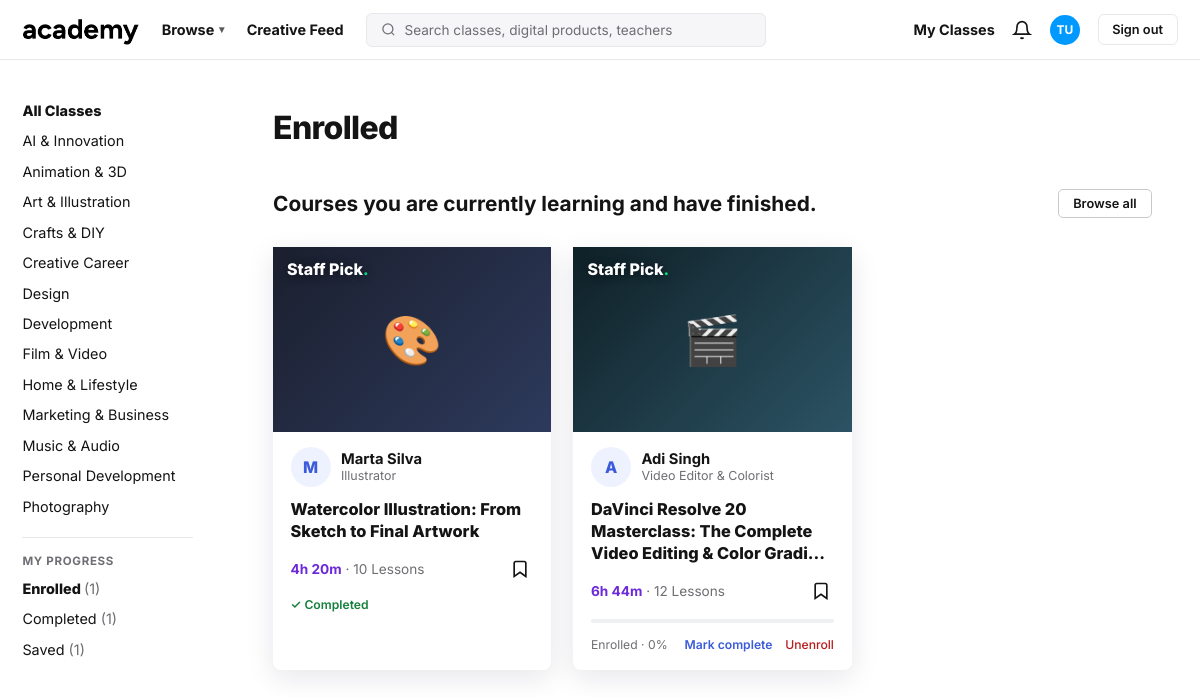
/my/enrolled/ (signed in), run on the app's committed database.
### accounts/models.py (models this page shows, shortened)
class User(AbstractBaseUser, PermissionsMixin):
    email = models.EmailField(unique=True)
    first_name = models.CharField(max_length=100)
    last_name = models.CharField(max_length=100)
    is_active = models.BooleanField(default=True)
    is_staff = models.BooleanField(default=False)
    date_joined = models.DateTimeField(auto_now_add=True)
    USERNAME_FIELD = "email"
    REQUIRED_FIELDS = ["first_name", "last_name"]
    objects = UserManager()

class Enrollment(models.Model):
    STATUS_CHOICES = [
        ("enrolled", "Enrolled"),
        ("completed", "Completed"),
    ]
    user = models.ForeignKey(settings.AUTH_USER_MODEL, on_delete=models.CASCADE, related_name="enrollments")
    course = models.ForeignKey(Course, on_delete=models.CASCADE, related_name="enrollments")
    status = models.CharField(max_length=20, choices=STATUS_CHOICES, default="enrolled")
    progress = models.PositiveIntegerField(default=0)
    enrolled_at = models.DateTimeField(auto_now_add=True)
    updated_at = models.DateTimeField(auto_now=True)
    class Meta:
        unique_together = ("user", "course")

class Course(models.Model):
    LEVEL_CHOICES = [
        ("beginner", "Beginner"),
        ("intermediate", "Intermediate"),
        ("advanced", "Advanced"),
    ]
    title = models.CharField(max_length=255)
    instructor = models.CharField(max_length=150, default="Academy Team")
    rating = models.DecimalField(max_digits=2, decimal_places=1, default=4.5)
    reviews = models.PositiveIntegerField(default=0)
    duration = models.CharField(max_length=50, default="6h 00m")
    students = models.CharField(max_length=50, default="1.0k")
    level = models.CharField(max_length=20, choices=LEVEL_CHOICES, default="beginner")
    tags = models.CharField(max_length=255, default="", blank=True)
    category = models.CharField(max_length=100, default="Development")
    extra_tags = models.PositiveIntegerField(default=0)
    role = models.CharField(max_length=150, default="Teacher")
    lessons = models.PositiveIntegerField(default=10)
    emoji = models.CharField(max_length=10, default="📚")
    is_new = models.BooleanField(default=False)
    staff_pick = models.BooleanField(default=False)
    is_free = models.BooleanField(default=True)
    created_at = models.DateTimeField(auto_now_add=True)
    def tag_list(self):
        return [t.strip() for t in self.tags.split(",") if t.strip()]

### accounts/views.py (the view)
# urls.py: path("my/enrolled/", views.enrolled_view, name="enrolled"),
@login_required
def enrolled_view(request):
    ctx = _course_context(request.user)
    ids = ctx["enrolled_ids"] | ctx["completed_ids"]
    ctx["courses"] = [c for c in ctx["courses"] if c.id in ids]
    ctx["page"] = "enrolled"
    ctx["page_title"] = "Enrolled"
    ctx["page_sub"] = "Courses you are currently learning and have finished."
    ctx["bottom"] = "enrolled"
    ctx["empty_msg"] = "You are not enrolled in any course yet."
    ctx["courses"], ctx["base_qs"] = _paginate(request, ctx["courses"])
    return render(request, "my_courses.html", ctx)

### accounts/views.py (called while the page is built)
def ensure_demo_courses():
    if Course.objects.exists():
        return
    for data in DEMO_COURSES:
        Course.objects.create(**data)

def _paginate(request, items):
    paginator = Paginator(items, PER_PAGE)
    page_obj = paginator.get_page(request.GET.get("page"))
    params = request.GET.copy()
    params.pop("page", None)
    qs = params.urlencode()
    return page_obj, qs

### templates/my_courses.html (shortened to what this page needs)
{% load static %}
<!DOCTYPE html>
<html lang="en">
<head>
</head>
<body>
  <header>
    <a class="logo" href="{% url 'dashboard' %}"><img src="{% static 'images/logo.png' %}" alt="Academy"></a>
    <a class="top-link hide-m" href="{% url 'dashboard' %}">Browse <span class="caret">▾</span></a>
    <a class="top-link hide-m" href="{% url 'dashboard' %}">Creative Feed</a>
    <form class="search-form" method="get" action="{% url 'dashboard' %}">
      <div class="search-wrap">
        <svg width="15" height="15" viewBox="0 0 24 24" fill="none" stroke="currentColor" stroke-width="2"><circle cx="11" cy="11" r="8"/><line x1="21" y1="21" x2="16.65" y2="16.65"/></svg>
        <input type="text" name="q" value="{{ query|default:'' }}" placeholder="Search classes, digital products, teachers" />
      </div>
    </form>
    <nav class="top-right">
      <a class="top-link hide-m" href="{% url 'enrolled' %}">My Classes</a>
      <button class="bell" aria-label="Notifications">
        <svg width="20" height="20" viewBox="0 0 24 24" fill="none" stroke="currentColor" stroke-width="2"><path d="M18 8A6 6 0 006 8c0 7-3 9-3 9h18s-3-2-3-9"/><path d="M13.73 21a2 2 0 01-3.46 0"/></svg>
      </button>
      <div class="avatar">{{ user.first_name.0|default:"A" }}{{ user.last_name.0 }}</div>
      <a class="signout" href="{% url 'logout' %}">Sign out</a>
    </nav>
  </header>
  <div class="layout">
    <aside id="sidebar">
      <a class="side-link strong {% if not active_category %}active{% endif %}" href="{% url 'dashboard' %}">All Classes</a>
      {% for cat in categories %}
      <a class="side-link {% if active_category == cat %}active{% endif %}" href="{% url 'dashboard' %}?category={{ cat|urlencode }}">{{ cat }}</a>
      {% endfor %}
      <div class="side-sep"></div>
      <div class="side-label">My Progress</div>
      <a class="side-link {% if page == 'enrolled' %}active{% endif %}" href="{% url 'enrolled' %}">Enrolled <span class="side-count">({{ enrolled_count|default:0 }})</span></a>
      <a class="side-link {% if page == 'completed' %}active{% endif %}" href="{% url 'completed' %}">Completed <span class="side-count">({{ completed_count|default:0 }})</span></a>
      <a class="side-link {% if page == 'saved' %}active{% endif %}" href="{% url 'saved' %}">Saved <span class="side-count">({{ saved_count|default:0 }})</span></a>
    </aside>
    <main>
      <h1 class="page-title">{{ page_title|default:"My classes" }}</h1>
      <div class="section-head">
        <h2>{{ page_sub|default:"" }}</h2>
        <a class="view-all" href="{% url 'dashboard' %}">Browse all</a>
      </div>
      <div class="course-grid">
        {% for course in courses %}
        <article class="d-card grid-d">
          <a class="d-cover {% cycle 'g0' 'g1' 'g2' 'g3' 'g4' %}" href="{% url 'course_detail' course.id %}">
            <span>{{ course.emoji }}</span>
            {% if course.staff_pick %}<span class="d-staff">Staff Pick<i>.</i></span>{% endif %}
          </a>
          <div class="d-teacher">
            <span class="d-avatar">{{ course.instructor|slice:":1" }}</span>
            <span class="d-tinfo"><strong>{{ course.instructor }}</strong><em>{{ course.role }}</em></span>
          </div>
          <a class="d-title" href="{% url 'course_detail' course.id %}">{{ course.title }}</a>
          <div class="d-foot">
            <span class="d-meta"><b>{{ course.duration }}</b> · {{ course.lessons }} Lessons</span>
            <form method="post" action="{% url 'toggle_save' course.id %}">
              <button type="submit" class="d-save {% if course.is_saved %}on{% endif %}" title="Save">
                <svg viewBox="0 0 24 24" fill="{% if course.is_saved %}currentColor{% else %}none{% endif %}" stroke="currentColor" stroke-width="2"><path d="M19 21l-7-5-7 5V5a2 2 0 012-2h10a2 2 0 012 2z"/></svg>
              </button>
            </form>
          </div>
            {% if course.is_completed %}
            <div class="done-line pad">✓ Completed</div>
            {% elif course.is_enrolled %}
            <div class="progress-wrap pad"><div class="progress-bar" style="width:{{ course.enrollment.progress|default:0 }}%"></div></div>
            <div class="status-line pad"><span>Enrolled · {{ course.enrollment.progress|default:0 }}%</span><span class="status-links"><form method="post" action="{% url 'complete_course' course.id %}">{% csrf_token %}<input type="hidden" name="next" value="{{ page }}" /><button type="submit" class="link-btn">Mark complete</button></form><form method="post" action="{% url 'unenroll_course' course.id %}">{% csrf_token %}<input type="hidden" name="next" value="{{ page }}" /><button type="submit" class="link-btn danger">Unenroll</button></form></span></div>
            {% endif %}
        </article>
        {% empty %}
        <div class="empty-state">
          <h3>{{ empty_msg|default:"Nothing here yet." }}</h3>
          <p>Browse the catalogue and start learning today.</p>
        </div>
        {% endfor %}
      </div>
    </main>
  </div>
</body>
</html>

### data on the page
User: first_name.0 "T", last_name.0 "U"
Enrollment: status "Enrolled"
Course: emoji "🎨", staff_pick "Staff Pick", instructor "M", instructor "Marta Silva", role "Illustrator", title "Watercolor Illustration: From Sketch to Final Artwork", duration "4h 20m", lessons "10", shows "✓ Completed"
Course: emoji "🎬", staff_pick "Staff Pick", instructor "A", instructor "Adi Singh", role "Video Editor & Colorist", title "DaVinci Resolve 20 Masterclass: The Complete Video Editing & Color…", duration "6h 44m", lessons "12", enrollment.progress "0"

### other printed values
{{ cat }} "AI & Innovation" "Animation & 3D" "Art & Illustration" "Crafts & DIY" "Creative Career" "Design" "Development" "Film & Video" "Home & Lifestyle" "Marketing & Business" "Music & Audio" "Personal Development" "Photography"
{{ enrolled_count|default:0 }} "1"
{{ completed_count|default:0 }} "1"
{{ saved_count|default:0 }} "1"
{{ page_sub|default:"" }} "Courses you are currently learning and have finished."
